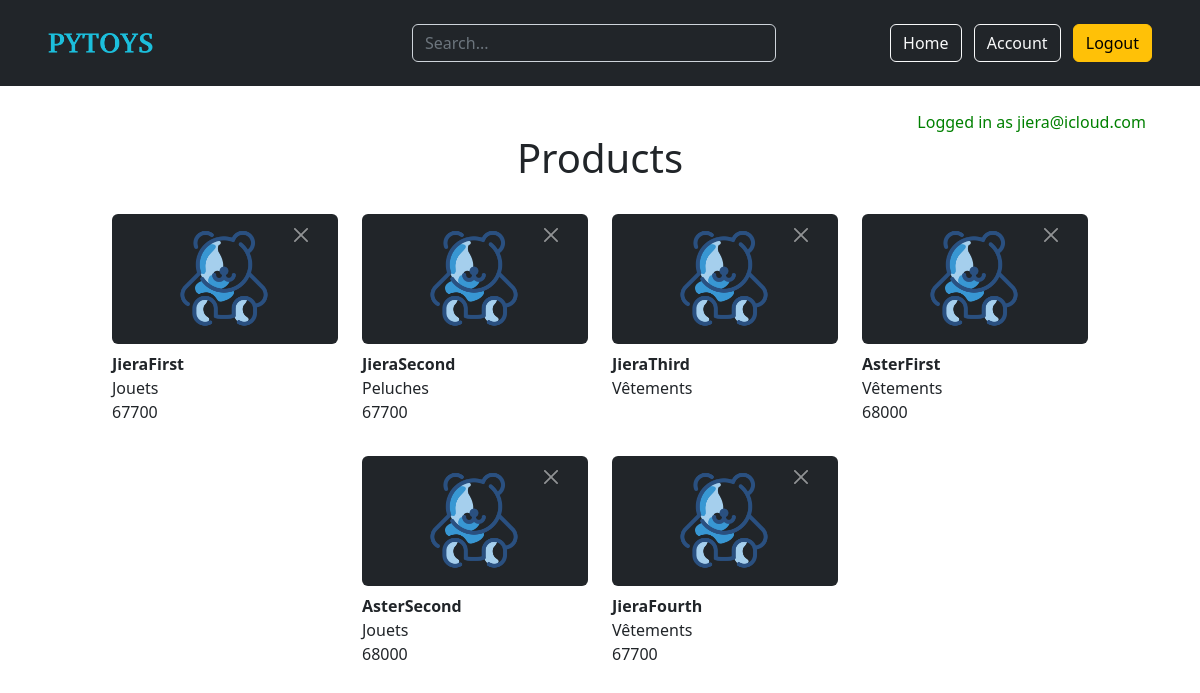
Page / (signed in) on the earlier database version.
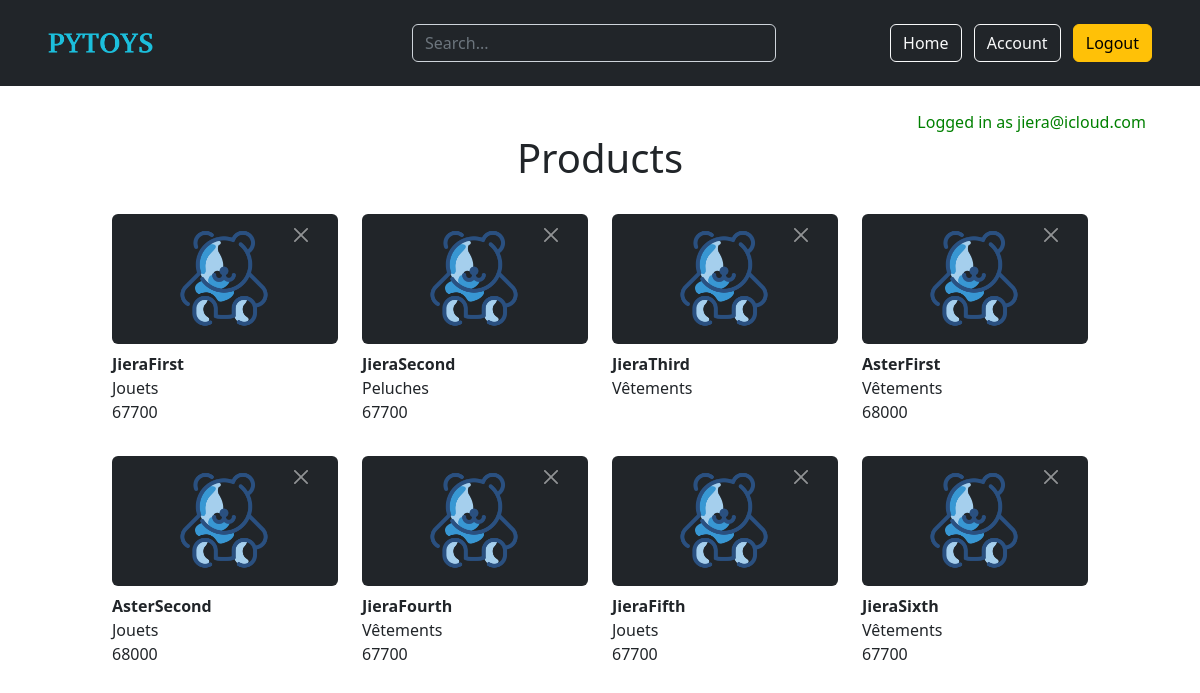
Same page on the later database version.
### website/models.py (models this page shows)
class User(db.Model, UserMixin):
    id = db.Column(db.Integer, primary_key=True)
    email = db.Column(db.String(150), unique=True)
    password = db.Column(db.String(150))
    first_name = db.Column(db.String(150))
    products = db.relationship('Product')

class Product(db.Model):
    id = db.Column(db.Integer, primary_key=True)
    title = db.Column(db.String(100))
    pictures = db.Column(db.String(500)) # Maybe to be created as own model with relationship to this one
    description = db.Column(db.String(5000))
    city = db.Column(db.String(150))
    category = db.Column(db.String(100))
    shipping_fee = db.Column(db.Integer)
    date = db.Column(db.DateTime(timezone=True), default=func.now())
    user_id = db.Column(db.Integer, db.ForeignKey('user.id'))

### website/views.py (the view)
@views.route('/', methods=['GET', 'POST'])
@login_required
def home():
    get_all_products = db.session.query(Product).all()
    return render_template("home.html", user=current_user, products=get_all_products)

### website/__init__.py (called while the page is built)
def create_app():
    app = Flask(__name__)
    app.config['SECRET_KEY'] = 'zajeoazu!ecàapzh'
    app.config['SQLALCHEMY_DATABASE_URI'] = f'sqlite:///{DB_NAME}'
    app.config['UPLOAD_FOLDER'] = UPLOAD_FOLDER
    db.init_app(app)
    from .views import views
    from .auth import auth
    app.register_blueprint(views, url_prefix="/")
    app.register_blueprint(auth, url_prefix="/")
    from .models import User, Product
    create_database(app)
    login_manager = LoginManager()
    login_manager.login_view = 'auth.login'
    login_manager.init_app(app)
    @login_manager.user_loader
    def load_user(id):
        return User.query.get(int(id))
    return app

### website/templates/home.html (shortened to what this page needs)
{% extends "base.html" %}
{% block content %}
    <div class="container my-4">
        <div align="right" style="color: green;">Logged in as {{ user.email }}</div>
        <h1 align="center">Products</h1>
        <br />
        <div class="container overflow-hidden" id="products-grid">
            <div class="row row-cols-3 g-4 justify-content-center">
                {% for product in products %}
                <div class="col" style="max-width:250px">
                    <div align="center" class="bg-dark rounded">
                        <img src="../static/img/logo3.png" alt="photo" height="130px">
                        <button type="button" class="btn-close btn-close-white pt-4" style="font-size:14px; position:absolute;" aria-label="Close" onClick="deleteProduct({{ product.id }})"></button>
                    </div>
                    <div class="py-2">
                        <div class="fw-bold"> {{ product.title }} </div>
                        <span>{{ product.category }}</span><br />
                        <span>{{ product.city }}</span>
                    </div>
                </div>
                {% endfor %}
            </div>
        </div>
    </div>
{% endblock%}

### website/templates/base.html (shortened to what this page needs)
<!DOCTYPE html>
<html>
    <head>
        <link
        href="https://cdn.jsdelivr.net/npm/bootstrap@5.2.3/dist/css/bootstrap.min.css"
        rel="stylesheet"
>
    </head>
    <body>
        <header class="px-5 py-4 text-bg-dark">
            <div class="row">
                <div class="col d-flex">
                    <a class="d-flex align-items-center text-white text-decoration-none" href="/">
                        <img src="../static/img/logo.png" alt="logo" height="20">
                    </a>
                </div>
                <form class="col-4 nav" role="search">
                    <input type="search" class="form-control justify-content-center form-control-dark text-bg-dark" placeholder="Search..." aria-label="Search">
                </form>
                <div class="col text-end">
                    {% if user.is_authenticated %}
                    <button type="button" class="btn btn-outline-light me-2" id="home" onclick="location.href='/'">Home</button>
                    <button type="button" class="btn btn-outline-light me-2" id="account" onclick="location.href='/account'">Account</button>
                    <button type="button" class="btn btn-warning" id="logout" onclick="location.href='/logout'">Logout</button>
                    {% else %}
                    <button type="button" class="btn btn-outline-light me-2" id="login" onclick="location.href='/login'">Login</button>
                    <button type="button" class="btn btn-warning" id="signup" onclick="location.href='/signup'">Sign up</button>
                    {% endif %}
                </div>
            </div>
        </header>
        <div class="container">
            {% block content %}
            {% endblock%}
        </div>
    </body>
</html>

Differences in the rows shown:
added Product: title "JieraFifth", category "Jouets", city "67700"
added Product: title "JieraSixth", category "Vêtements", city "67700"
